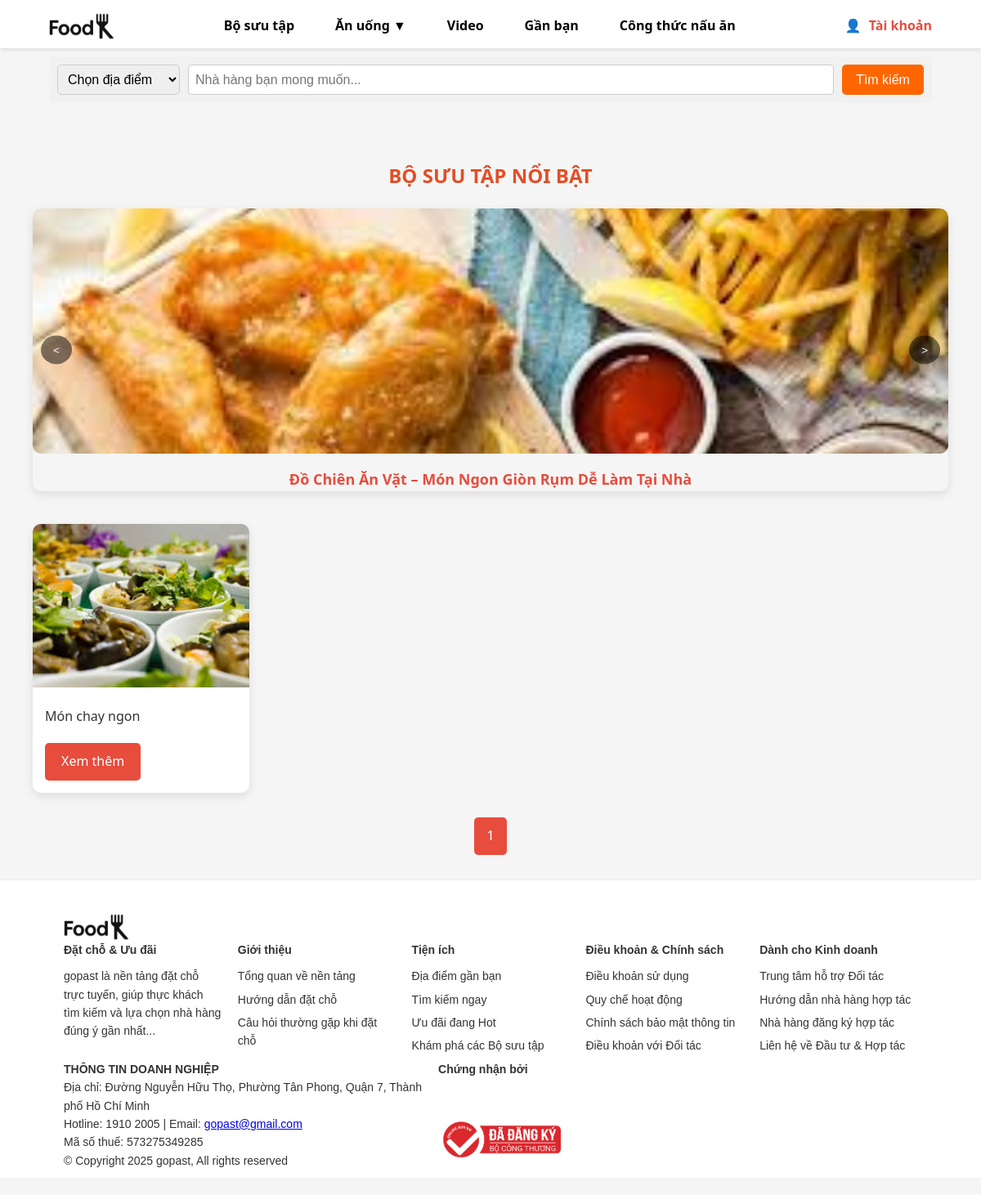
The page /bosuutap.php?location=Món Âu on the database as committed earlier.
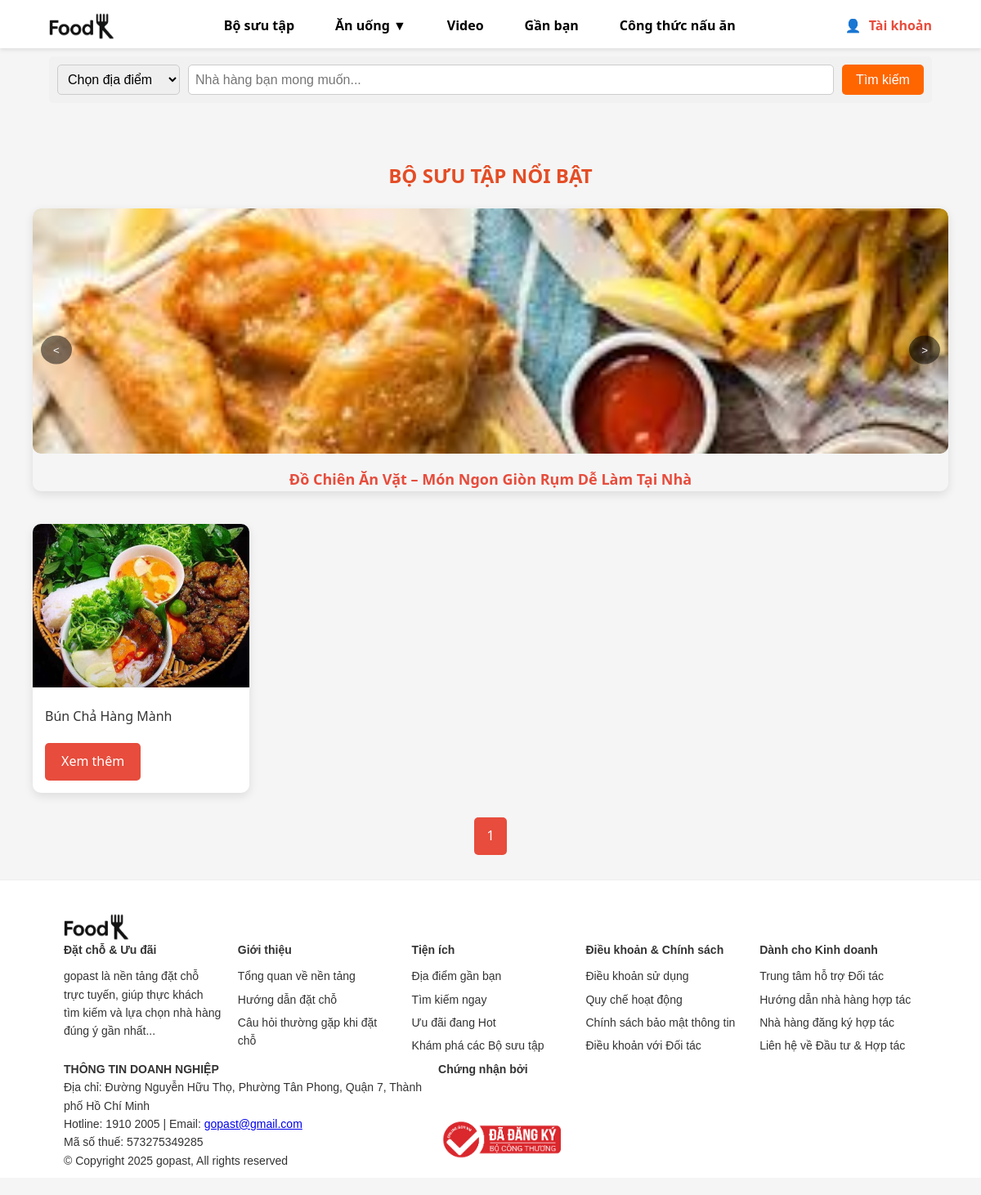
The same page on the database as committed later.
### tables this page shows
CREATE TABLE `baiviet` (
  `id` int(11) NOT NULL,
  `tieude` varchar(255) NOT NULL,
  `noidung` text NOT NULL,
  `tacgia_id` int(11) DEFAULT NULL,
  `ngay_dang` date DEFAULT curdate(),
  `anh_minh_hoa` varchar(255) DEFAULT NULL,
  `danh_muc` varchar(50) DEFAULT NULL,
  `thoi_gian_chuan_bi` int(11) DEFAULT NULL COMMENT 'Thời gian chuẩn bị (phút)',
  `thoi_gian_nau` int(11) DEFAULT NULL COMMENT 'Thời gian nấu (phút)',
  `so_khau_phan` int(11) DEFAULT NULL COMMENT 'Số khẩu phần (người)',
  `muc_do_kho` enum('Dễ','Trung bình','Khó') DEFAULT NULL COMMENT 'Mức độ khó của công thức',
  `thong_tin_dinh_duong` text DEFAULT NULL COMMENT 'Thông tin dinh dưỡng'
);

### bosuutap.php (the view, shortened to what this page needs)
<?php
include 'config/database.php';
include 'includes/header.php';
$posts_per_page = 8;
$page = isset($_GET['page']) && is_numeric($_GET['page']) ? (int)$_GET['page'] : 1;
$offset = ($page - 1) * $posts_per_page;
$search = isset($_GET['search']) ? $_GET['search'] : '';
$location = isset($_GET['location']) ? $_GET['location'] : '';
$query_count = "SELECT COUNT(*) as total FROM baiviet WHERE tieude LIKE :search";
if (!empty($location)) {
    $query_count .= " AND danh_muc = :location";
}
$stmt_count = $conn->prepare($query_count);
$searchParam = "%$search%";
$stmt_count->bindParam(':search', $searchParam, PDO::PARAM_STR);
if (!empty($location)) {
    $stmt_count->bindParam(':location', $location, PDO::PARAM_STR);
}
$stmt_count->execute();
$total_posts = $stmt_count->fetch(PDO::FETCH_ASSOC)['total'];
$total_pages = ceil($total_posts / $posts_per_page);
?>
<div class="main-container">
  <section class="bs-content">
    <div class="bs-label-section">
      <div class="bs-label-title">Bộ Sưu Tập Nổi Bật</div>
      <div class="bs-slider">
        <div class="bs-slider-wrapper">
          <?php
          $stmt = $conn->prepare("SELECT * FROM baiviet ORDER BY ngay_dang DESC LIMIT 3");
          $stmt->execute();
          $featuredPosts = $stmt->fetchAll(PDO::FETCH_ASSOC);
          foreach ($featuredPosts as $featured) {
            echo "
            <div class='bs-slider-item'>
              <a href='baiviet.php?id={$featured['id']}'>
                <img src='/WebBlogsFood/{$featured['anh_minh_hoa']}' alt='{$featured['tieude']}' />
              </a>
              <p>{$featured['tieude']}</p>
            </div>
            ";
          }
          ?>
        </div>
        <button class="bs-slider-prev">&lt;</button>
        <button class="bs-slider-next">&gt;</button>
      </div>
    </div>
    <div class="bs-card-section">
      <?php
      $query = "SELECT * FROM baiviet WHERE tieude LIKE :search";
      if (!empty($location)) {
        $query .= " AND danh_muc = :location";
      }
      $query .= " LIMIT :limit OFFSET :offset";
      $stmt = $conn->prepare($query);
      $searchParam = "%$search%";
      $stmt->bindParam(':search', $searchParam, PDO::PARAM_STR);
      if (!empty($location)) {
        $stmt->bindParam(':location', $location, PDO::PARAM_STR);
      }
      $stmt->bindParam(':limit', $posts_per_page, PDO::PARAM_INT);
      $stmt->bindParam(':offset', $offset, PDO::PARAM_INT);
      $stmt->execute();
      $baiviets = $stmt->fetchAll(PDO::FETCH_ASSOC);
      foreach ($baiviets as $baiviet) {
        echo "
        <div class='bs-card'>
          <div class='bs-card-image'>
            <img src='/WebBlogsFood/{$baiviet['anh_minh_hoa']}' alt='{$baiviet['tieude']}' />
          </div>
          <div class='bs-card-content'>
            <p>{$baiviet['tieude']}</p>
            <a href='an_uongV2.php?id={$baiviet['id']}' class='btn-view'>Xem thêm</a>
          </div>
        </div>
        ";
      }
      ?>
    </div>
    <div class="pagination">
      <?php
      $query_string = http_build_query([
          'search' => $search,
          'location' => $location
      ]);
      for ($i = 1; $i <= $total_pages; $i++) {
          if ($i == $page) {
              echo "<a href='bosuutap.php?page=$i&$query_string' class='pagination-link active'>$i</a>";
          } else {
              echo "<a href='bosuutap.php?page=$i&$query_string' class='pagination-link'>$i</a>";
          }
      }
      ?>
    </div>
  </section>
</div>
<?php include 'includes/footer.php';  ?>

Rows that differ between the two databases and show on the page:
changed baiviet: anh_minh_hoa: a different picture; tieude "Món chay ngon" → "Bún Chả Hàng Mành"
